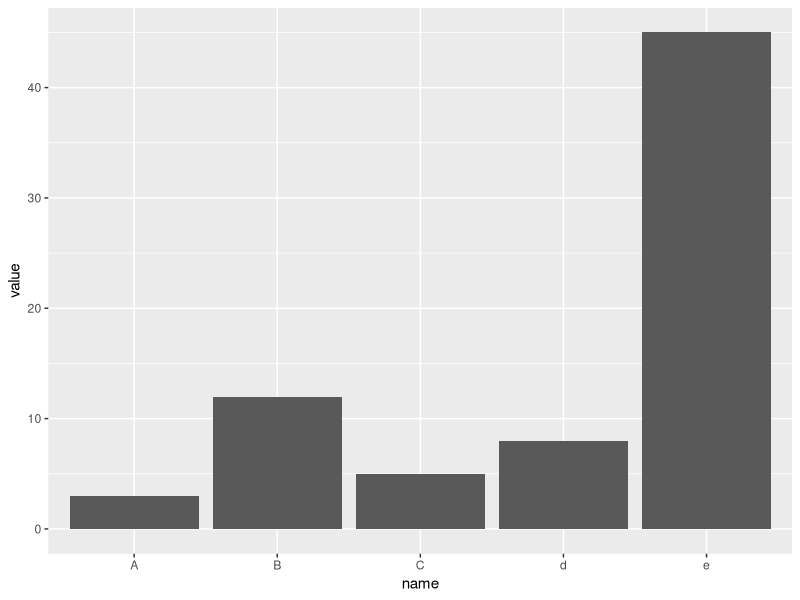
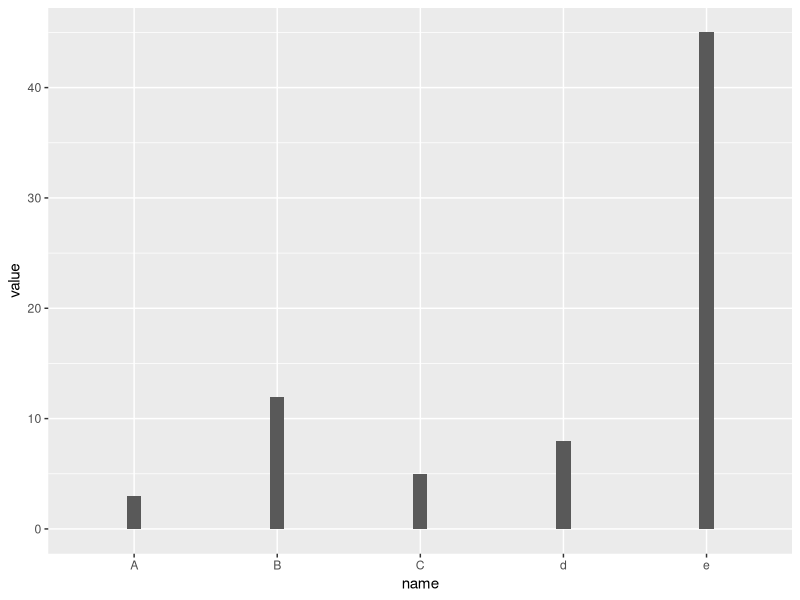
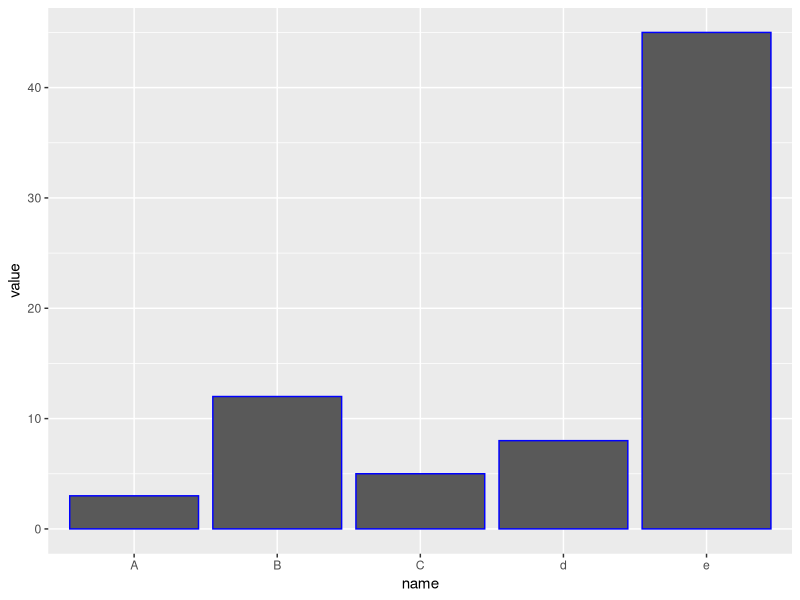
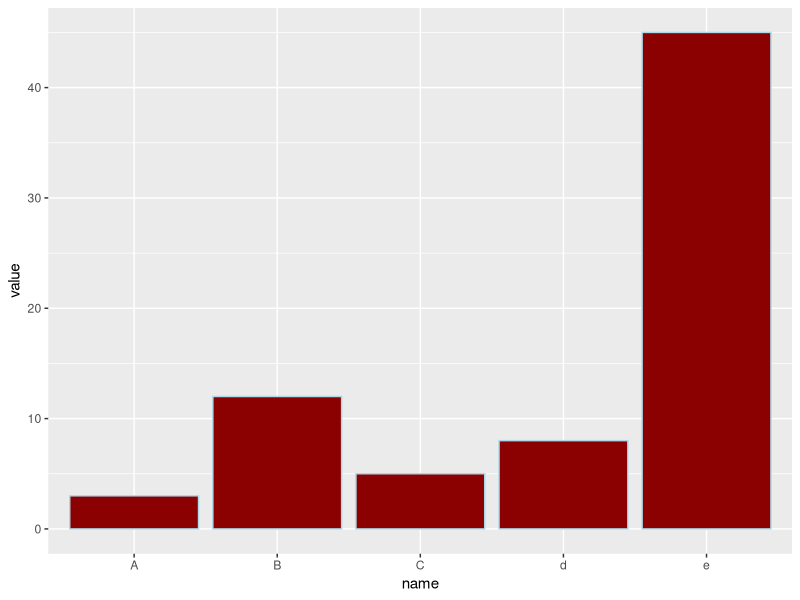
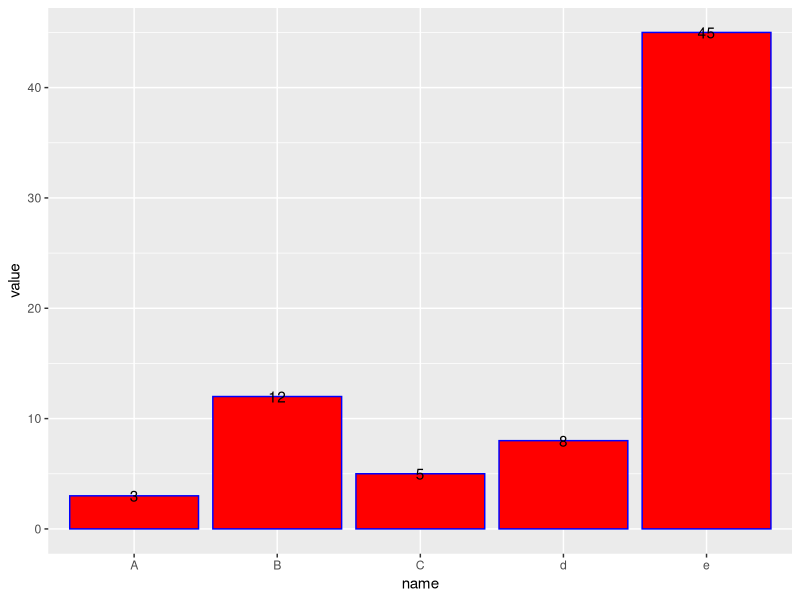

The R script that drew these images, in order:
library(ggplot2)
data <- data.frame( name=c("A","B","C","d","e"), value=c(3,12,5,8,45))

#barplot
#aes is for maping 

ggplot(data, aes(x=name,y=value)) + geom_bar(stat = "identity") #frequency of occur

#width of bar 
ggplot(data, aes(x=name,y=value)) + geom_bar(stat = "identity",width =0.1)

#with colour (line)
ggplot(data,aes(x=name,y=value))+geom_bar(stat="identity",color="blue")

#fill the bar
ggplot(data,aes(x=name,y=value))+geom_bar(stat ="identity",color="light blue",fill="dark red")


#assign label with number
ggplot(data,aes(x=name,y=value))+geom_bar(stat="identity",color="blue",fill="red")+geom_text(aes(label=value))
